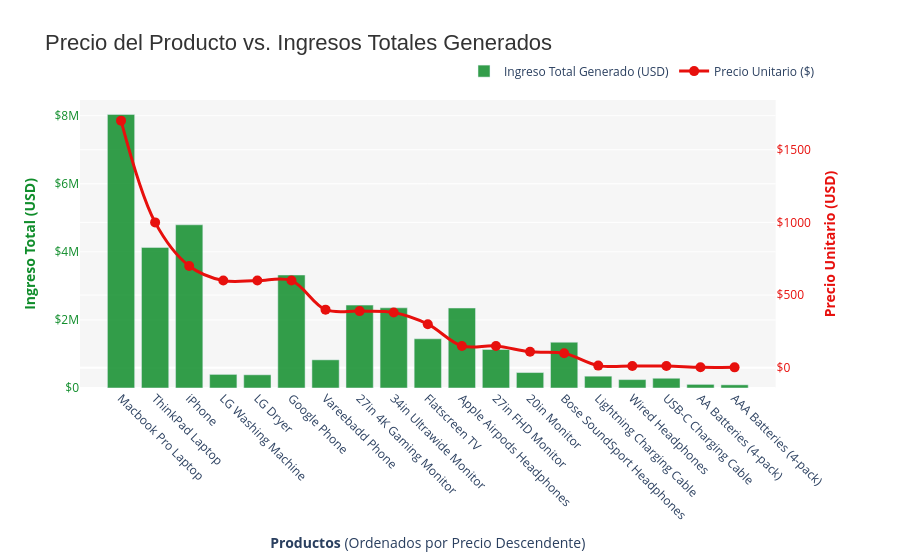

The notebook cell this image was saved under:
### Code cell
# Agrupamos por producto, obtenemos su precio y sumamos la 'Venta' 
df_ingresos = df.groupby('Producto').agg({
    'Precio Unitario': 'mean',
    'Venta': 'sum'
}).reset_index()

# Ordenar del producto más caro al más barato
df_ingresos = df_ingresos.sort_values(by='Precio Unitario', ascending=False)

# Gráfico
fig = make_subplots(specs=[[{"secondary_y": True}]])

fig.add_trace(
    go.Bar(
        x=df_ingresos['Producto'],
        y=df_ingresos['Venta'],
        name="Ingreso Total Generado (USD)",
        marker_color='#108D2B', 
        opacity=0.85
    ),
    secondary_y=False,
)

fig.add_trace(
    go.Scatter(
        x=df_ingresos['Producto'],
        y=df_ingresos['Precio Unitario'],
        name="Precio Unitario ($)",
        mode='lines+markers',
        marker=dict(color='#E7100D', size=10), # Rojo vibrante
        line=dict(width=3, shape='spline')
    ),
    secondary_y=True,
)

fig.update_layout(
    title_text="Precio del Producto vs. Ingresos Totales Generados",
    title_font=dict(size=22, color='#333333', family="Arial"),
    plot_bgcolor='rgba(245, 245, 245, 0.9)',
    paper_bgcolor='white',
    hovermode="x unified", 
    legend=dict(
        orientation="h",
        yanchor="bottom",
        y=1.05,
        xanchor="right",
        x=1
    ),
    margin=dict(t=100, b=120)
)


fig.update_xaxes(title_text="<b>Productos</b> (Ordenados por Precio Descendente)", tickangle=45)

fig.update_yaxes(title_text="<b>Ingreso Total (USD)</b>", secondary_y=False, color='#108D2B', tickprefix="$")
fig.update_yaxes(title_text="<b>Precio Unitario (USD)</b>", secondary_y=True, color='#E7100D', tickprefix="$")

fig.show()

### Figure 1 — Plotly figure (JSON) as saved in the notebook; plotly's stock layout.template omitted (floating-point values rounded to 4 significant figures)
{"data": [{"marker": {"color": "#108D2B"}, "name": "Ingreso Total Generado (USD)", "opacity": 0.85, "type": "bar", "x": ["Macbook Pro Laptop", "ThinkPad Laptop", "iPhone", "LG Washing Machine", "LG Dryer", "Google Phone", "Vareebadd Phone", "27in 4K Gaming Monitor", "34in Ultrawide Monitor", "Flatscreen TV", "Apple Airpods Headphones", "27in FHD Monitor", "20in Monitor", "Bose SoundSport Headphones", "Lightning Charging Cable", "Wired Headphones", "USB-C Charging Cable", "AA Batteries (4-pack)", "AAA Batteries (4-pack)"], "xaxis": "x", "y": [8038000.0, 4130000.0, 4794000.0, 399600.0, 387600.0, 3319000.0, 827200.0, 2435000.0, 2356000.0, 1446000.0, 2349000.0, 1132000.0, 454100.0, 1346000.0, 347100.0, 246500.0, 286500.0, 106100.0, 92740.0], "yaxis": "y"}, {"line": {"shape": "spline", "width": 3}, "marker": {"color": "#E7100D", "size": 10}, "mode": "lines+markers", "name": "Precio Unitario ($)", "type": "scatter", "x": ["Macbook Pro Laptop", "ThinkPad Laptop", "iPhone", "LG Washing Machine", "LG Dryer", "Google Phone", "Vareebadd Phone", "27in 4K Gaming Monitor", "34in Ultrawide Monitor", "Flatscreen TV", "Apple Airpods Headphones", "27in FHD Monitor", "20in Monitor", "Bose SoundSport Headphones", "Lightning Charging Cable", "Wired Headphones", "USB-C Charging Cable", "AA Batteries (4-pack)", "AAA Batteries (4-pack)"], "xaxis": "x", "y": [1700.0, 1000.0, 700.0, 600.0, 600.0, 600.0, 400.0, 390.0, 380.0, 300.0, 150.0, 150.0, 110.0, 99.99, 14.95, 11.99, 11.95, 3.84, 2.99], "yaxis": "y2"}], "layout": {"hovermode": "x unified", "legend": {"orientation": "h", "x": 1, "xanchor": "right", "y": 1.05, "yanchor": "bottom"}, "margin": {"b": 120, "t": 100}, "paper_bgcolor": "white", "plot_bgcolor": "rgba(245, 245, 245, 0.9)", "title": {"font": {"color": "#333333", "family": "Arial", "size": 22}, "text": "Precio del Producto vs. Ingresos Totales Generados"}, "xaxis": {"anchor": "y", "domain": [0, 0.94], "tickangle": 45, "title": {"text": "<b>Productos</b> (Ordenados por Precio Descendente)"}}, "yaxis": {"anchor": "x", "color": "#108D2B", "domain": [0, 1], "tickprefix": "$", "title": {"text": "<b>Ingreso Total (USD)</b>"}}, "yaxis2": {"anchor": "x", "color": "#E7100D", "overlaying": "y", "side": "right", "tickprefix": "$", "title": {"text": "<b>Precio Unitario (USD)</b>"}}}}
